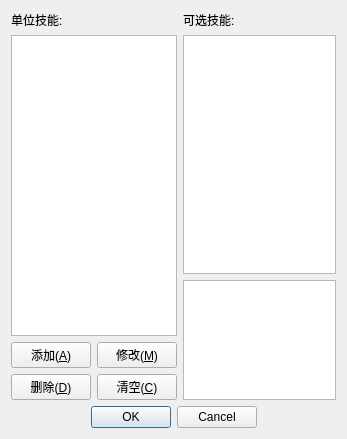
<?xml version="1.0" encoding="UTF-8"?>
<ui version="4.0">
 <class>CUipEditorSkill</class>
 <widget class="QDialog" name="CUipEditorSkill">
  <property name="geometry">
   <rect>
    <x>0</x>
    <y>0</y>
    <width>347</width>
    <height>439</height>
   </rect>
  </property>
  <property name="minimumSize">
   <size>
    <width>0</width>
    <height>0</height>
   </size>
  </property>
  <property name="windowTitle">
   <string>单位技能</string>
  </property>
  <layout class="QVBoxLayout" name="verticalLayout">
   <item>
    <layout class="QHBoxLayout" name="horizontalLayout">
     <item>
      <layout class="QVBoxLayout" name="verticalLayout_2">
       <item>
        <widget class="QLabel" name="label">
         <property name="text">
          <string>单位技能:</string>
         </property>
        </widget>
       </item>
       <item>
        <widget class="QListWidget" name="lstUnitSkill">
         <property name="toolTip">
          <string>双击删除</string>
         </property>
        </widget>
       </item>
       <item>
        <layout class="QGridLayout" name="gridLayout">
         <item row="1" column="1">
          <widget class="QPushButton" name="btnClear">
           <property name="text">
            <string>清空(&amp;C)</string>
           </property>
          </widget>
         </item>
         <item row="1" column="0">
          <widget class="QPushButton" name="btnDel">
           <property name="text">
            <string>删除(&amp;D)</string>
           </property>
          </widget>
         </item>
         <item row="0" column="0">
          <widget class="QPushButton" name="btnAdd">
           <property name="text">
            <string>添加(&amp;A)</string>
           </property>
          </widget>
         </item>
         <item row="0" column="1">
          <widget class="QPushButton" name="btnReplace">
           <property name="text">
            <string>修改(&amp;M)</string>
           </property>
          </widget>
         </item>
        </layout>
       </item>
      </layout>
     </item>
     <item>
      <layout class="QVBoxLayout" name="verticalLayout_3">
       <item>
        <widget class="QLabel" name="label_2">
         <property name="text">
          <string>可选技能:</string>
         </property>
        </widget>
       </item>
       <item>
        <widget class="QListWidget" name="lstOrgSkill">
         <property name="toolTip">
          <string>双击添加</string>
         </property>
        </widget>
       </item>
       <item>
        <widget class="QTextEdit" name="txtNameDesc">
         <property name="minimumSize">
          <size>
           <width>0</width>
           <height>80</height>
          </size>
         </property>
         <property name="maximumSize">
          <size>
           <width>16777215</width>
           <height>120</height>
          </size>
         </property>
         <property name="readOnly">
          <bool>true</bool>
         </property>
        </widget>
       </item>
      </layout>
     </item>
    </layout>
   </item>
   <item>
    <widget class="QDialogButtonBox" name="buttonBox">
     <property name="layoutDirection">
      <enum>Qt::LeftToRight</enum>
     </property>
     <property name="orientation">
      <enum>Qt::Horizontal</enum>
     </property>
     <property name="standardButtons">
      <set>QDialogButtonBox::Cancel|QDialogButtonBox::Ok</set>
     </property>
     <property name="centerButtons">
      <bool>true</bool>
     </property>
    </widget>
   </item>
  </layout>
 </widget>
 <resources/>
 <connections>
  <connection>
   <sender>buttonBox</sender>
   <signal>accepted()</signal>
   <receiver>CUipEditorSkill</receiver>
   <slot>accept()</slot>
   <hints>
    <hint type="sourcelabel">
     <x>248</x>
     <y>254</y>
    </hint>
    <hint type="destinationlabel">
     <x>157</x>
     <y>274</y>
    </hint>
   </hints>
  </connection>
  <connection>
   <sender>buttonBox</sender>
   <signal>rejected()</signal>
   <receiver>CUipEditorSkill</receiver>
   <slot>reject()</slot>
   <hints>
    <hint type="sourcelabel">
     <x>316</x>
     <y>260</y>
    </hint>
    <hint type="destinationlabel">
     <x>286</x>
     <y>274</y>
    </hint>
   </hints>
  </connection>
 </connections>
</ui>
